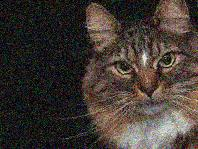
#> input picture augmented_train_folder/cats/cat_109.jpg_aug1.jpg, 198 x 149 px, found by its file name; its folder holds only this picture in this run
$ jupyter execute --allow-errors main.ipynb   (shell and % lines are left out)
#> lines starting #> are read from the running program, lines starting #| are printed output that depends on the picture
## **Assignment 05 : Data Augmentation**

### **Task 1 : Data Augmentation**

Instaling Required Libraries

Importing Required Libraries

[cell 1]
#importing required libraries
import os
import shutil
from sklearn.model_selection import train_test_split
from pathlib import Path
import augly.image as imaugs
import augly.utils as utils
import random
from PIL import Image
import numpy as np
from augly.image import functional as augly_image
import os
from tqdm import tqdm
import glob

Dataset Preparation

[cell 2]
#defining paths
dataset_path = Path("dataset")
output_dir = Path("cats_dogs_dataset")
train_dir = output_dir / "train"
test_dir = output_dir / "test"

#creating train and test directories
for subdir in [train_dir / "cats", train_dir / "dogs", test_dir / "cats", test_dir / "dogs"]:
    subdir.mkdir(parents=True, exist_ok=True)

#getting image file paths
cat_images = list((dataset_path / "cats").glob("*.jpg"))
dog_images = list((dataset_path / "dogs").glob("*.jpg"))

#splitting the dataset into train-test dataset
#> (the rest of this cell did not finish here and is left out)

Defining a function for Data Augmentation

[cell 3]
#setting random seed for reproducibility
random.seed(42)

#list of augmentation functions
augmentations = [
    lambda img: augly_image.rotate(img, degrees=random.uniform(-65, 65)),
    lambda img: augly_image.crop(img, x1=random.uniform(0, 0.2), y1=random.uniform(0, 0.2), x2=random.uniform(0.8, 1.0), y2=random.uniform(0.8, 1.0)),
    lambda img: augly_image.blur(img, radius=random.uniform(0.5, 2.0)),
    lambda img: augly_image.brightness(img, factor=random.uniform(0.5, 1.5)),
    lambda img: augly_image.contrast(img, factor=random.uniform(0.5, 1.5)),
    lambda img: augly_image.saturation(img, factor=random.uniform(0.5, 1.5)),
    lambda img: augly_image.hflip(img),
    lambda img: augly_image.vflip(img),
    lambda img: augly_image.scale(img, factor=random.uniform(0.5, 1.5)),
    lambda img: augly_image.pad(img, w_factor=random.uniform(0.1, 0.3), h_factor=random.uniform(0.1, 0.3)),
    lambda img: augly_image.random_noise(img, mean=random.uniform(0, 0.1)),
]

#defining a function to apply multiple random augmentations
def augment_image(image_path, output_dir, img_name):
#> called with output_dir = 'augmented_train_folder/cats', img_name = 'cat_109.jpg_aug1.jpg'
    image = Image.open(image_path).convert("RGB")
#> image is the input picture: PIL image 198x149 RGB; mean R, G, B 64.8, 56.5, 51.3

    #setting a random seed
    random.seed(42)

#applying three random transformations twice
    for i in range(2):  #augment twice for a single image
        aug_image = image
        chosen_augs = random.sample(augmentations, 3)  #selecting 3 different augmentations
        for aug in chosen_augs:
            aug_image = aug(aug_image)

        #saving augmented image
        aug_image.save(f"{output_dir}/{img_name}_aug{i+1}.jpg")

Applying Augmentation to the Train Set

[cell 4]
#adding path for directory with original and augmented dataset
train_dir = "cats_dogs_dataset/train"
augmented_dir = "augmented_train_folder"

#creating a base augmented directory
os.makedirs(f"{augmented_dir}/cats", exist_ok=True)
os.makedirs(f"{augmented_dir}/dogs", exist_ok=True)

#augmenting cat images
for img_path in tqdm(os.listdir(f"{train_dir}/cats")):
    augment_image(f"{train_dir}/cats/{img_path}", f"{augmented_dir}/cats", img_path)
#> (the call stopped at `augmentations = [ lambda img: augly_image.rotate(img, degrees=random.u..`: augly is not available in this run)

#augmenting dog images
#> (the rest of this cell did not finish here and is left out)

Dataset Statistics

[cell 5]
print("Before Augmentation:")
print(f"Train Cats: {len(glob.glob(train_dir + '/cats/*.jpg'))}")
print(f"Train Dogs: {len(glob.glob(train_dir + '/dogs/*.jpg'))}")

print("After Augmentation:")
print(f"Augmented Train Cats: {len(glob.glob(augmented_dir + '/cats/*.jpg'))}")
print(f"Augmented Train Dogs: {len(glob.glob(augmented_dir + '/dogs/*.jpg'))}")

Creating a final dataset

[cell 6]
#creating a final dataset combining original and augmented images
final_train_dir = "final_train_dataset"
os.makedirs(final_train_dir, exist_ok=True)

#copying original images
def copy_original_images(source_dir, target_dir):
    os.makedirs(target_dir, exist_ok=True)
    for category in ["cats", "dogs"]:
        os.makedirs(f"{target_dir}/{category}", exist_ok=True)
        for img_name in os.listdir(f"{source_dir}/{category}"):
            shutil.copy(f"{source_dir}/{category}/{img_name}", f"{target_dir}/{category}/{img_name}")

#copying augmented images
def copy_augmented_images(source_dir, target_dir):
    for category in ["cats", "dogs"]:
        for img_name in os.listdir(f"{source_dir}/{category}"):
            shutil.copy(f"{source_dir}/{category}/{img_name}", f"{target_dir}/{category}/{img_name}")

#performing copying
train_dir = "cats_dogs_dataset/train"
augmented_dir = "augmented_train_folder"
#> (the rest of this cell did not finish here and is left out)

[cell 7]
#printing statistics for final dataset
print(f"Final Train Cats: {len(glob.glob(final_train_dir + '/cats/*.jpg'))}")
print(f"Final Train Dogs: {len(glob.glob(final_train_dir + '/dogs/*.jpg'))}")

Bar Graphs for Counts

[cell 8]
import matplotlib.pyplot as plt
import numpy as np

#obtained data
train_cats = 56
train_dogs = 56
test_cats = 14
test_dogs = 14
augmented_train_cats = 112
augmented_train_dogs = 112

#plot for Train v/s Test Set
plt.figure(figsize=(10, 8))
bars = plt.bar(["Train", "Test"], [train_cats + train_dogs, test_cats + test_dogs], color=['blue', 'orange'])
plt.xlabel("Dataset Split")
plt.ylabel("Number of Images")
plt.title("Train vs Test Set Image Counts")
for bar in bars:
    yval = bar.get_height()
    plt.text(bar.get_x() + bar.get_width() / 2, yval + 1, int(yval), ha='center', va='bottom', fontsize=10)

plt.show()
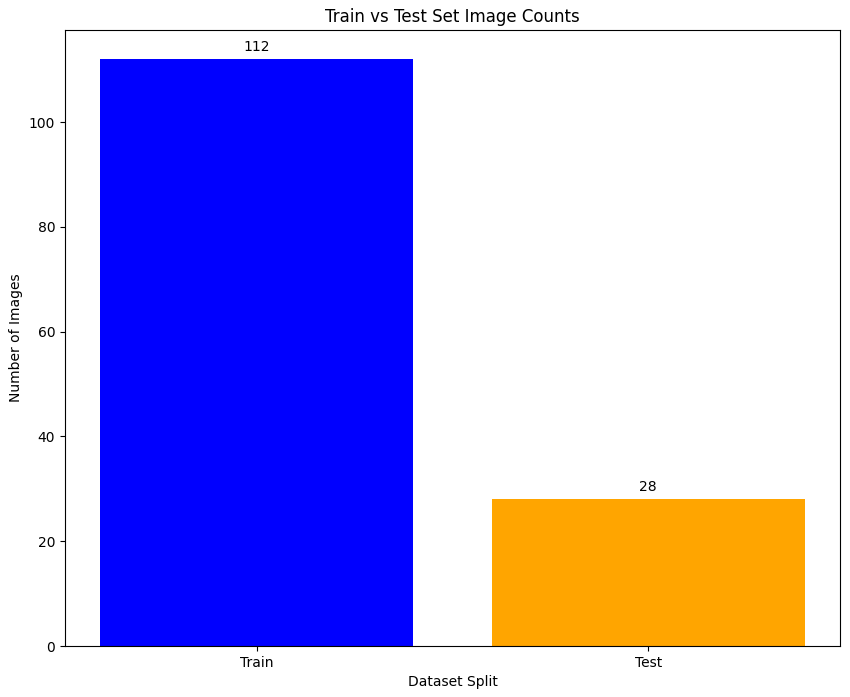
#> figure drawn by matplotlib, 1 panel

#plot for Augmented vs Non-Augmented Train Set
plt.figure(figsize=(10, 8))
bars = plt.bar(["Original Train", "Augmented Train"], [train_cats + train_dogs, augmented_train_cats + augmented_train_dogs],
               color=['green', 'red'])
plt.xlabel("Dataset Type")
plt.ylabel("Number of Images")
plt.title("Augmented vs Non-Augmented Train Set")
for bar in bars:
    yval = bar.get_height()
    plt.text(bar.get_x() + bar.get_width() / 2, yval + 1, int(yval), ha='center', va='bottom', fontsize=10)

plt.show()
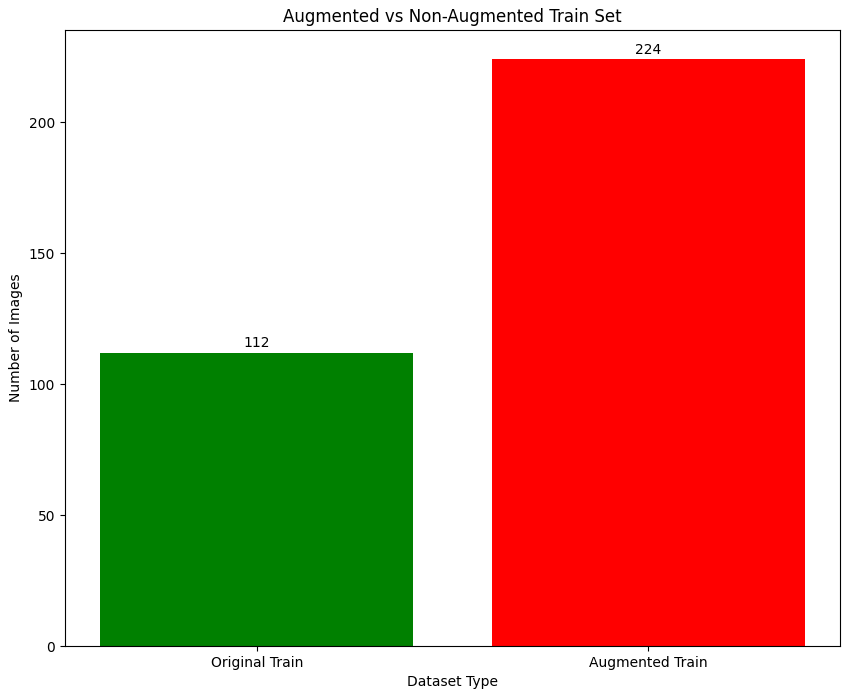
#> figure drawn by matplotlib, 1 panel

#plot for number of cat & dog images in Train & Test
categories = ["Train Cats", "Train Dogs", "Test Cats", "Test Dogs"]
counts = [train_cats, train_dogs, test_cats, test_dogs]
colors = ['blue', 'blue', 'orange', 'orange']
plt.figure(figsize=(10, 8))
bars = plt.bar(categories, counts, color=colors)
plt.xlabel("Category")
plt.ylabel("Number of Images")
plt.title("Cat & Dog Image Counts in Train and Test Sets")
for bar in bars:
    yval = bar.get_height()
    plt.text(bar.get_x() + bar.get_width() / 2, yval + 1, int(yval), ha='center', va='bottom', fontsize=10)

plt.show()
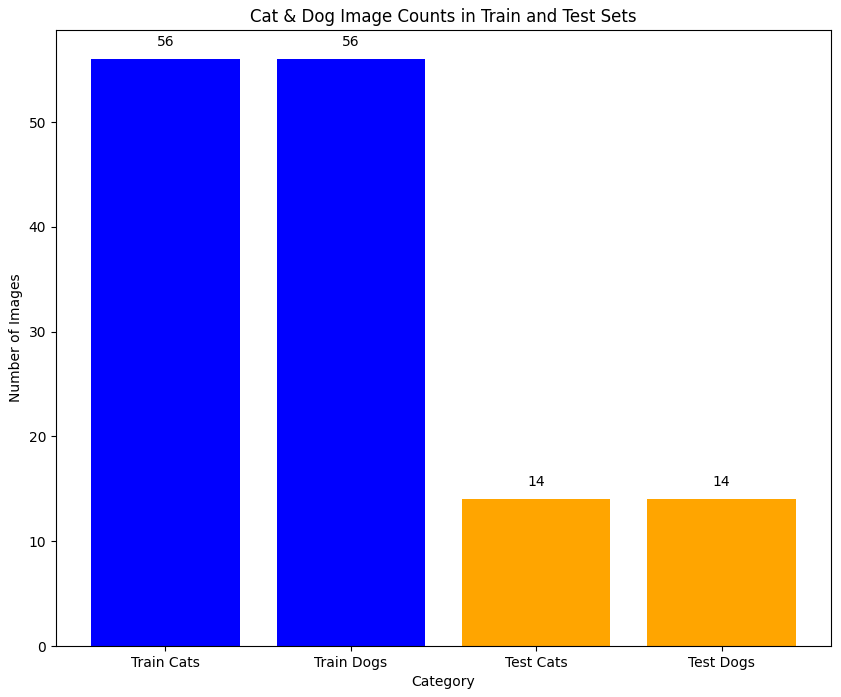
#> figure drawn by matplotlib, 1 panel

### **Task 2 : Model Training**

Installing Required Libraries

Importing Required Libraries

[cell 9]
import torch
import torch.nn as nn
from torch.utils.data import DataLoader
from torchvision import datasets, transforms
from transformers import AutoModelForImageClassification, AutoConfig
from sklearn.metrics import accuracy_score, precision_score, recall_score, f1_score
import copy
import numpy as np
import random

Loading pre-trained ResNet-50 model from Hugging Face

[cell 10]
#setting random seed for reproducibility
def set_seed(seed=42):
#> called with seed = 42
    torch.manual_seed(seed)
#> (this line was passed over: torch is not available in this run)
    torch.cuda.manual_seed(seed)
#> (this line was passed over: torch is not available in this run)
    torch.cuda.manual_seed_all(seed)
#> (this line was passed over: torch is not available in this run)
    np.random.seed(seed)
    random.seed(seed)
    torch.backends.cudnn.deterministic = True
    torch.backends.cudnn.benchmark = False

set_seed()

def initialize_resnet50_from_scratch(num_labels=2):
    #loading the ResNet-50 config
    config = AutoConfig.from_pretrained("microsoft/resnet-50")
    #setting number of output classes i.e cats vs dogs
    config.num_labels = num_labels
    #creating model with random initialization i.e. no pretrained weights
    model = AutoModelForImageClassification.from_config(config)
    return model

#initializing two models with identical new weights
#> (the rest of this cell did not finish here and is left out)

Checking two models have Identical Architecture initially

#> (a cell that did not finish here is left out)

Model 1 : On Non Augmented Data

#> (a cell that did not finish here is left out)

Model 2 : Augmented Data

#> (a cell that did not finish here is left out)

Plot of Loss v/s Epoch for both the models

[cell 14]
import matplotlib.pyplot as plt

#loss values for non-augmented data
loss_non_augmented = [
    1.3146, 0.7184, 0.6969, 0.7763, 0.7078,
    0.6071, 0.6462, 0.6070, 0.6481, 0.5912
]

#loss values for augmented data
loss_augmented = [
    2.9801, 1.2438, 0.8429, 0.7948, 0.6436,
    0.7003, 0.6432, 0.5480, 0.4854, 0.3573
]

#epochs
epochs = list(range(1, 11))

#plotting the loss vs epochs
plt.figure(figsize=(10, 6))
plt.plot(epochs, loss_non_augmented, label="Non-Augmented Data", color='b', marker='o')
plt.plot(epochs, loss_augmented, label="Augmented Data", color='r', marker='o')

#adding labels and title
plt.xlabel('Epochs')
plt.ylabel('Loss')
plt.title('Loss vs Epochs for Augmented and Non-Augmented Data Models')

#show legend
plt.legend()

#displaying the plot
plt.grid(True)
plt.show()
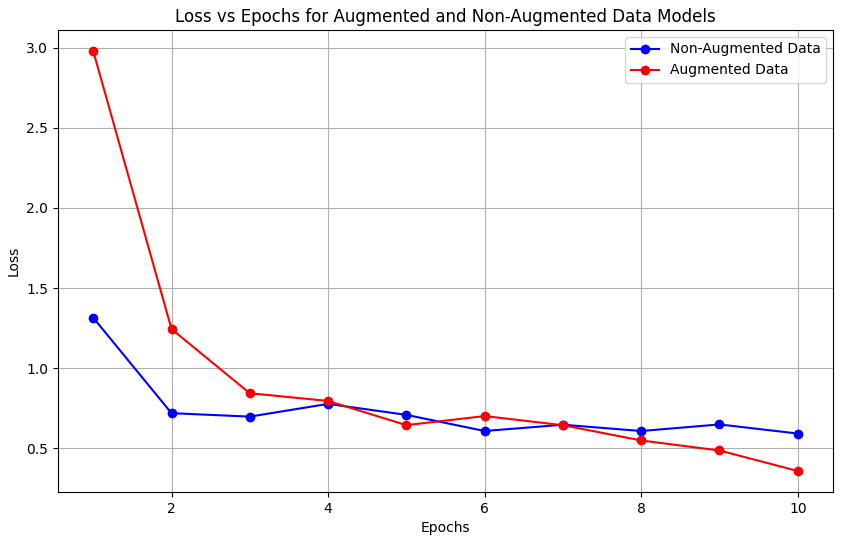
#> figure drawn by matplotlib, 1 panel; curve peaks at x = 1, y = 1.31; curve peaks at x = 1, y = 2.98
